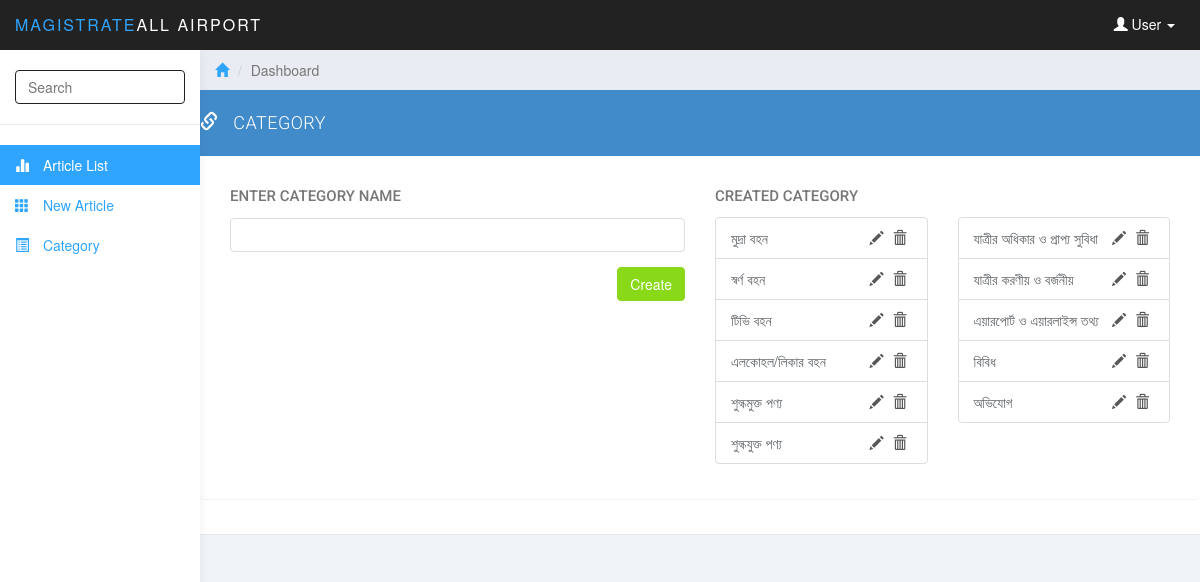
/admin/index.php?page=2 (signed in), run on the app's committed database.
### tables this page shows
CREATE TABLE IF NOT EXISTS `tbl_faq_category` (
`faq_category_id` int(10) NOT NULL,
  `faq_category_name` text NOT NULL
);

### admin/classes/class_Select.php (called while the page is built, shortened)
<?php
class Select extends Insert
{
	function Select_All($table,$offset,$limit)
		{
			$query="SELECT * FROM $table LIMIT $offset,$limit";
			$result=mysql_query($query);
			return $result;
		}
}
?>

### admin/pages/category.php (the view, shortened to what this page needs)
<div class="row">
    <div class="panel panel-primary">
        <div class="panel-heading article_heading">
            <span class="glyphicon glyphicon-link" aria-hidden="true"></span>
            CATEGORY
        </div>
        <div class="panel-body">
            <div class="panel panel-default">
                <div class="panel-body">
                    <div class="col-lg-6 col-md-6 col-sm-12 col-xs-12">
                        <form action=" " method="post">
                            <div class="form-group" style="margin-top:0px;">
                                <p class="categoty_name_text">ENTER CATEGORY NAME</p>
                                <input  type="text" name="txtCategory" class="form-control category_name_insert">
                            </div>
                            <input type="submit" class="btn btn-success pull-right" value="Create" name="btnSubmit" />
                        </form>
                    </div>
                    <div class="col-lg-6 col-md-6 col-sm-12 col-xs-12">
                        <p class="created_category">CREATED CATEGORY</p>
                        <div class="row">
                            <div class="col-lg-6 col-md-6 col-sm-12 col-xs-12">
                                <ul class="list-group">
                                    <?php
                                        $result=$main->Select_All($table="tbl_faq_category",$offset="0",$limit="6");
                                        while($data=mysql_fetch_array($result))
                                        {?>
                                            <li class="list-group-item">
                                            <?php echo $data[1];?>
                                            <span class="pull-right">
                                                            <a href="?page=5&&faq_category_id=<?php echo $data[0];?>" class="edit_delete_button"><span class="glyphicon glyphicon-pencil" aria-hidden="true"></span> </a>
                                                             <a href="?page=2&&faq_category_id=<?php echo $data[0];?>" onclick="return confirm(\'Are you really want to delete this item\')"  class="edit_delete_button"><span class="glyphicon glyphicon-trash " aria-hidden="true"></span> </a>
                                                          </span>
                                            </li>
                                    <?php
                                        }
                                    ?>
                                </ul>
                            </div>
                            <div class="col-lg-6 col-md-6 col-sm-12 col-xs-12">
                                <ul class="list-group">
                                    <?php
                                    $result=$main->Select_All($table="tbl_faq_category",$offset="6",$limit="6");
                                    while($data=mysql_fetch_array($result))
                                    {?>
                                        <li class="list-group-item">
                                            <?php echo $data[1];?>
                                            <span class="pull-right">
                                                            <a href="?page=5&&faq_category_id=<?php echo $data[0];?>" class="edit_delete_button"><span class="glyphicon glyphicon-pencil" aria-hidden="true"></span> </a>
                                                            <a href="?page=2&&faq_category_id=<?php echo $data[0];?>" onclick="return confirm(\'Are you really want to delete this item\')"  class="edit_delete_button"><span class="glyphicon glyphicon-trash " aria-hidden="true"></span> </a>
                                                          </span>
                                        </li>
                                    <?php
                                    }
                                    ?>
                                </ul>
                            </div>
                        </div>
                    </div>
                </div>
            </div>
        </div>
    </div>
</div>

### admin/css/styles.css (style rules this page uses)
body { background: #f1f4f7; padding-top: 50px; color: #5f6468; }
p { color: #777; }
a, a:hover, a:focus { color: #30a5ff; }
.form-control { border: 1px solid #222; box-shadow: none; }
.btn-success, .btn-success:hover, .btn-success:focus, .btn-success:active, .btn-success.active, .open > .dropdown-toggle.btn-success, .btn-success.disabled, .btn-success[disabled], fieldset[disabled] .btn-success, .btn-success.disabled:hover, .btn-success[disabled]:hover, fieldset[disabled] .btn-success:hover, .btn-success.disabled:focus, .btn-success[disabled]:focus, fieldset[disabled] .btn-success:focus, .btn-success.disabled:active, .btn-success[disabled]:active, fieldset[disabled] .btn-success:active, .btn-success.disabled.active, .btn-success[disabled].active, fieldset[disabled] .btn-success.active { background-color: #8ad919; border-color: #8ad919; }
.panel { border: 0; }
.panel-heading { font-size: 18px; font-weight: 300; letter-spacing: 0.025em; height: 66px; line-height: 45px; }
.panel-heading .glyphicon { margin-right: 10px; }
.article_heading { font-family: roboto; }
.categoty_name_text { font-weight: 500 !important; margin-bottom: 11px; font-size: 15px; font-family: roboto; }
.category_name_insert { border:1px solid #ddd; }
.created_category { font-weight: 500 !important; font-size: 15px; font-family: roboto; }
.edit_delete_button { color: #575757; border-radius: 6px; padding-right: 5px; }

### data on the page
tbl_faq_category: faq_category_name "মুদ্রা বহন"
tbl_faq_category: faq_category_name "স্বর্ণ বহন"
tbl_faq_category: faq_category_name "টিভি বহন"
tbl_faq_category: faq_category_name "এলকোহল/লিকার বহন"
tbl_faq_category: faq_category_name "শুল্কমুক্ত পণ্য"
tbl_faq_category: faq_category_name "শুল্কযুক্ত পণ্য"
tbl_faq_category: faq_category_name "যাত্রীর অধিকার ও প্রাপ্য সুবিধা"
tbl_faq_category: faq_category_name "যাত্রীর করণীয় ও বর্জনীয়"
tbl_faq_category: faq_category_name "এয়ারপোর্ট ও এয়ারলাইন্স তথ্য"
tbl_faq_category: faq_category_name "বিবিধ"
tbl_faq_category: faq_category_name "অভিযোগ"
